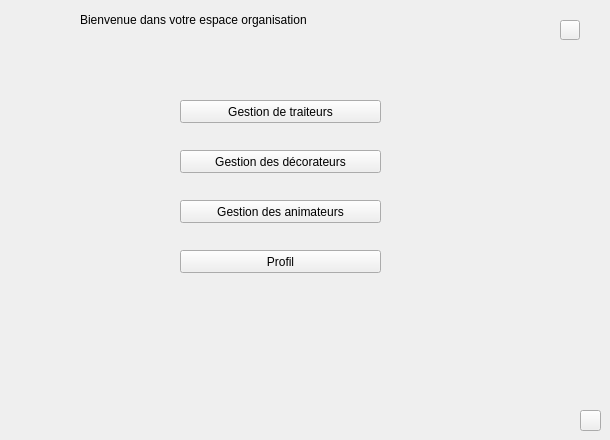
    <widget class="QWidget" name="page">
     <widget class="QLabel" name="bienvenu_org">
      <property name="geometry">
       <rect>
        <x>80</x>
        <y>10</y>
        <width>441</width>
        <height>20</height>
       </rect>
      </property>
      <property name="styleSheet">
       <string notr="true">background:transparent;
font: italic 16pt &quot;Century Gothic&quot;;
color: qconicalgradient(cx:0.5, cy:0.5, angle:0, stop:0 rgba(35, 40, 3, 255), stop:0.16 rgba(136, 106, 22, 255), stop:0.225 rgba(166, 140, 41, 255), stop:0.285 rgba(204, 181, 74, 255), stop:0.345 rgba(235, 219, 102, 255), stop:0.415 rgba(245, 236, 112, 255), stop:0.52 rgba(209, 190, 76, 255), stop:0.57 rgba(187, 156, 51, 255), stop:0.635 rgba(168, 142, 42, 255), stop:0.695 rgba(202, 174, 68, 255), stop:0.75 rgba(218, 202, 86, 255), stop:0.815 rgba(208, 187, 73, 255), stop:0.88 rgba(187, 156, 51, 255), stop:0.935 rgba(137, 108, 26, 255), stop:1 rgba(35, 40, 3, 255));</string>
      </property>
      <property name="text">
       <string>Bienvenue dans votre espace organisation</string>
      </property>
     </widget>
     <widget class="QPushButton" name="buttonquitter_org">
      <property name="geometry">
       <rect>
        <x>560</x>
        <y>20</y>
        <width>20</width>
        <height>20</height>
       </rect>
      </property>
      <property name="toolTip">
       <string>Quitter</string>
      </property>
      <property name="styleSheet">
       <string notr="true">image: url(:/img/bfa_power-off_flat-circle-white-on-ios-pink-gradient_512x512.png);</string>
      </property>
      <property name="text">
       <string/>
      </property>
     </widget>
     <widget class="QPushButton" name="buttonsedeconn_org">
      <property name="geometry">
       <rect>
        <x>580</x>
        <y>410</y>
        <width>21</width>
        <height>21</height>
       </rect>
      </property>
      <property name="toolTip">
       <string>&lt;!DOCTYPE HTML PUBLIC &quot;-//W3C//DTD HTML 4.0//EN&quot; &quot;http://www.w3.org/TR/REC-html40/strict.dtd&quot;&gt;
&lt;html&gt;&lt;head&gt;&lt;meta name=&quot;qrichtext&quot; content=&quot;1&quot; /&gt;&lt;style type=&quot;text/css&quot;&gt;
p, li { white-space: pre-wrap; }
&lt;/style&gt;&lt;/head&gt;&lt;body style=&quot; font-family:'MS Shell Dlg 2'; font-size:8pt; font-weight:400; font-style:normal;&quot;&gt;
&lt;p style=&quot; margin-top:0px; margin-bottom:0px; margin-left:0px; margin-right:0px; -qt-block-indent:0; text-indent:0px;&quot;&gt;&lt;span style=&quot; font-family:'MS Shell Dlg 2';&quot;&gt;Se deconnecter&lt;/span&gt;&lt;/p&gt;&lt;/body&gt;&lt;/html&gt;</string>
      </property>
      <property name="styleSheet">
       <string notr="true">image: url(:/img/logout-icon-5-256.png);
</string>
      </property>
      <property name="text">
       <string/>
      </property>
     </widget>
     <widget class="QPushButton" name="button_traiteur_org">
      <property name="geometry">
       <rect>
        <x>180</x>
        <y>100</y>
        <width>201</width>
        <height>23</height>
       </rect>
      </property>
      <property name="styleSheet">
       <string notr="true">background:transparent;
font: italic 12pt &quot;Century Gothic&quot;;
color: qconicalgradient(cx:0.5, cy:0.5, angle:0, stop:0 rgba(35, 40, 3, 255), stop:0.16 rgba(136, 106, 22, 255), stop:0.225 rgba(166, 140, 41, 255), stop:0.285 rgba(204, 181, 74, 255), stop:0.345 rgba(235, 219, 102, 255), stop:0.415 rgba(245, 236, 112, 255), stop:0.52 rgba(209, 190, 76, 255), stop:0.57 rgba(187, 156, 51, 255), stop:0.635 rgba(168, 142, 42, 255), stop:0.695 rgba(202, 174, 68, 255), stop:0.75 rgba(218, 202, 86, 255), stop:0.815 rgba(208, 187, 73, 255), stop:0.88 rgba(187, 156, 51, 255), stop:0.935 rgba(137, 108, 26, 255), stop:1 rgba(35, 40, 3, 255));
border-bottom:2px solid#717072;
border-color: qconicalgradient(cx:0.5, cy:0.5, angle:0, stop:0 rgba(35, 40, 3, 255), stop:0.16 rgba(136, 106, 22, 255), stop:0.225 rgba(166, 140, 41, 255), stop:0.285 rgba(204, 181, 74, 255), stop:0.345 rgba(235, 219, 102, 255), stop:0.415 rgba(245, 236, 112, 255), stop:0.52 rgba(209, 190, 76, 255), stop:0.57 rgba(187, 156, 51, 255), stop:0.635 rgba(168, 142, 42, 255), stop:0.695 rgba(202, 174, 68, 255), stop:0.75 rgba(218, 202, 86, 255), stop:0.815 rgba(208, 187, 73, 255), stop:0.88 rgba(187, 156, 51, 255), stop:0.935 rgba(137, 108, 26, 255), stop:1 rgba(35, 40, 3, 255));
background-color: rgb(255, 212, 250);

border-radius:15px;}
QPushButton:hover{
	
	background-color: rgb(234, 78, 117);
</string>
      </property>
      <property name="text">
       <string>Gestion de traiteurs</string>
      </property>
     </widget>
     <widget class="QPushButton" name="button_decorateur_org">
      <property name="geometry">
       <rect>
        <x>180</x>
        <y>150</y>
        <width>201</width>
        <height>23</height>
       </rect>
      </property>
      <property name="styleSheet">
       <string notr="true">background:transparent;
font: italic 12pt &quot;Century Gothic&quot;;
color: qconicalgradient(cx:0.5, cy:0.5, angle:0, stop:0 rgba(35, 40, 3, 255), stop:0.16 rgba(136, 106, 22, 255), stop:0.225 rgba(166, 140, 41, 255), stop:0.285 rgba(204, 181, 74, 255), stop:0.345 rgba(235, 219, 102, 255), stop:0.415 rgba(245, 236, 112, 255), stop:0.52 rgba(209, 190, 76, 255), stop:0.57 rgba(187, 156, 51, 255), stop:0.635 rgba(168, 142, 42, 255), stop:0.695 rgba(202, 174, 68, 255), stop:0.75 rgba(218, 202, 86, 255), stop:0.815 rgba(208, 187, 73, 255), stop:0.88 rgba(187, 156, 51, 255), stop:0.935 rgba(137, 108, 26, 255), stop:1 rgba(35, 40, 3, 255));
border-bottom:2px solid#717072;
border-color: qconicalgradient(cx:0.5, cy:0.5, angle:0, stop:0 rgba(35, 40, 3, 255), stop:0.16 rgba(136, 106, 22, 255), stop:0.225 rgba(166, 140, 41, 255), stop:0.285 rgba(204, 181, 74, 255), stop:0.345 rgba(235, 219, 102, 255), stop:0.415 rgba(245, 236, 112, 255), stop:0.52 rgba(209, 190, 76, 255), stop:0.57 rgba(187, 156, 51, 255), stop:0.635 rgba(168, 142, 42, 255), stop:0.695 rgba(202, 174, 68, 255), stop:0.75 rgba(218, 202, 86, 255), stop:0.815 rgba(208, 187, 73, 255), stop:0.88 rgba(187, 156, 51, 255), stop:0.935 rgba(137, 108, 26, 255), stop:1 rgba(35, 40, 3, 255));
background-color: rgb(255, 212, 250);

border-radius:15px;}
QPushButton:hover{
	
	background-color: rgb(234, 78, 117);
</string>
      </property>
      <property name="text">
       <string>Gestion des décorateurs</string>
      </property>
     </widget>
     <widget class="QPushButton" name="buttonanimateur_org">
      <property name="geometry">
       <rect>
        <x>180</x>
        <y>200</y>
        <width>201</width>
        <height>23</height>
       </rect>
      </property>
      <property name="styleSheet">
       <string notr="true">background:transparent;
font: italic 12pt &quot;Century Gothic&quot;;
color: qconicalgradient(cx:0.5, cy:0.5, angle:0, stop:0 rgba(35, 40, 3, 255), stop:0.16 rgba(136, 106, 22, 255), stop:0.225 rgba(166, 140, 41, 255), stop:0.285 rgba(204, 181, 74, 255), stop:0.345 rgba(235, 219, 102, 255), stop:0.415 rgba(245, 236, 112, 255), stop:0.52 rgba(209, 190, 76, 255), stop:0.57 rgba(187, 156, 51, 255), stop:0.635 rgba(168, 142, 42, 255), stop:0.695 rgba(202, 174, 68, 255), stop:0.75 rgba(218, 202, 86, 255), stop:0.815 rgba(208, 187, 73, 255), stop:0.88 rgba(187, 156, 51, 255), stop:0.935 rgba(137, 108, 26, 255), stop:1 rgba(35, 40, 3, 255));
border-bottom:2px solid#717072;
border-color: qconicalgradient(cx:0.5, cy:0.5, angle:0, stop:0 rgba(35, 40, 3, 255), stop:0.16 rgba(136, 106, 22, 255), stop:0.225 rgba(166, 140, 41, 255), stop:0.285 rgba(204, 181, 74, 255), stop:0.345 rgba(235, 219, 102, 255), stop:0.415 rgba(245, 236, 112, 255), stop:0.52 rgba(209, 190, 76, 255), stop:0.57 rgba(187, 156, 51, 255), stop:0.635 rgba(168, 142, 42, 255), stop:0.695 rgba(202, 174, 68, 255), stop:0.75 rgba(218, 202, 86, 255), stop:0.815 rgba(208, 187, 73, 255), stop:0.88 rgba(187, 156, 51, 255), stop:0.935 rgba(137, 108, 26, 255), stop:1 rgba(35, 40, 3, 255));
background-color: rgb(255, 212, 250);

border-radius:15px;}
QPushButton:hover{
	
	background-color: rgb(234, 78, 117);
</string>
      </property>
      <property name="text">
       <string>Gestion des animateurs</string>
      </property>
     </widget>
     <widget class="QPushButton" name="buttonprofil_org">
      <property name="geometry">
       <rect>
        <x>180</x>
        <y>250</y>
        <width>201</width>
        <height>23</height>
       </rect>
      </property>
      <property name="styleSheet">
       <string notr="true">background:transparent;
font: italic 12pt &quot;Century Gothic&quot;;
color: qconicalgradient(cx:0.5, cy:0.5, angle:0, stop:0 rgba(35, 40, 3, 255), stop:0.16 rgba(136, 106, 22, 255), stop:0.225 rgba(166, 140, 41, 255), stop:0.285 rgba(204, 181, 74, 255), stop:0.345 rgba(235, 219, 102, 255), stop:0.415 rgba(245, 236, 112, 255), stop:0.52 rgba(209, 190, 76, 255), stop:0.57 rgba(187, 156, 51, 255), stop:0.635 rgba(168, 142, 42, 255), stop:0.695 rgba(202, 174, 68, 255), stop:0.75 rgba(218, 202, 86, 255), stop:0.815 rgba(208, 187, 73, 255), stop:0.88 rgba(187, 156, 51, 255), stop:0.935 rgba(137, 108, 26, 255), stop:1 rgba(35, 40, 3, 255));
border-bottom:2px solid#717072;
border-color: qconicalgradient(cx:0.5, cy:0.5, angle:0, stop:0 rgba(35, 40, 3, 255), stop:0.16 rgba(136, 106, 22, 255), stop:0.225 rgba(166, 140, 41, 255), stop:0.285 rgba(204, 181, 74, 255), stop:0.345 rgba(235, 219, 102, 255), stop:0.415 rgba(245, 236, 112, 255), stop:0.52 rgba(209, 190, 76, 255), stop:0.57 rgba(187, 156, 51, 255), stop:0.635 rgba(168, 142, 42, 255), stop:0.695 rgba(202, 174, 68, 255), stop:0.75 rgba(218, 202, 86, 255), stop:0.815 rgba(208, 187, 73, 255), stop:0.88 rgba(187, 156, 51, 255), stop:0.935 rgba(137, 108, 26, 255), stop:1 rgba(35, 40, 3, 255));
background-color: rgb(255, 212, 250);

border-radius:15px;}
QPushButton:hover{
	
	background-color: rgb(234, 78, 117);
</string>
      </property>
      <property name="text">
       <string>Profil</string>
      </property>
     </widget>
     <widget class="QWidget" name="piewidget_2" native="true">
      <property name="geometry">
       <rect>
        <x>40</x>
        <y>50</y>
        <width>501</width>
        <height>351</height>
       </rect>
      </property>
      <property name="styleSheet">
       <string notr="true">background-image: url(:/new/prefix1/image/103854343_259019528641376_3453490155072435271_n.jpg);
font: italic 9pt &quot;Century Gothic&quot;;
color: qconicalgradient(cx:0.5, cy:0.5, angle:0, stop:0 rgba(35, 40, 3, 255), stop:0.16 rgba(136, 106, 22, 255), stop:0.225 rgba(166, 140, 41, 255), stop:0.285 rgba(204, 181, 74, 255), stop:0.345 rgba(235, 219, 102, 255), stop:0.415 rgba(245, 236, 112, 255), stop:0.52 rgba(209, 190, 76, 255), stop:0.57 rgba(187, 156, 51, 255), stop:0.635 rgba(168, 142, 42, 255), stop:0.695 rgba(202, 174, 68, 255), stop:0.75 rgba(218, 202, 86, 255), stop:0.815 rgba(208, 187, 73, 255), stop:0.88 rgba(187, 156, 51, 255), stop:0.935 rgba(137, 108, 26, 255), stop:1 rgba(35, 40, 3, 255));</string>
      </property>
     </widget>
     <zorder>piewidget_2</zorder>
     <zorder>bienvenu_org</zorder>
     <zorder>buttonquitter_org</zorder>
     <zorder>buttonsedeconn_org</zorder>
     <zorder>button_traiteur_org</zorder>
     <zorder>button_decorateur_org</zorder>
     <zorder>buttonanimateur_org</zorder>
     <zorder>buttonprofil_org</zorder>
    </widget>
